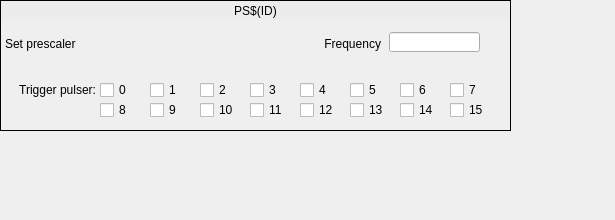
<?xml version="1.0" encoding="UTF-8"?>
<ui version="4.0">
 <class>Form</class>
 <widget class="QWidget" name="Form">
  <property name="geometry">
   <rect>
    <x>0</x>
    <y>0</y>
    <width>615</width>
    <height>220</height>
   </rect>
  </property>
  <property name="windowTitle">
   <string>Prescaler</string>
  </property>
  <widget class="caFrame" name="caframe">
   <property name="geometry">
    <rect>
     <x>0</x>
     <y>0</y>
     <width>511</width>
     <height>131</height>
    </rect>
   </property>
   <property name="frameShape">
    <enum>QFrame::Box</enum>
   </property>
   <widget class="QLabel" name="label_2">
    <property name="geometry">
     <rect>
      <x>300</x>
      <y>35</y>
      <width>81</width>
      <height>17</height>
     </rect>
    </property>
    <property name="text">
     <string>Frequency</string>
    </property>
    <property name="alignment">
     <set>Qt::AlignRight|Qt::AlignTrailing|Qt::AlignVCenter</set>
    </property>
   </widget>
   <widget class="QLabel" name="label">
    <property name="geometry">
     <rect>
      <x>5</x>
      <y>35</y>
      <width>91</width>
      <height>17</height>
     </rect>
    </property>
    <property name="text">
     <string>Set prescaler</string>
    </property>
   </widget>
   <widget class="caLabel" name="calabel">
    <property name="geometry">
     <rect>
      <x>1</x>
      <y>1</y>
      <width>509</width>
      <height>19</height>
     </rect>
    </property>
    <property name="styleSheet">
     <string notr="true">background-color: rgb(236, 236, 236, 255);</string>
    </property>
    <property name="text">
     <string>PS$(ID)</string>
    </property>
    <property name="alignment">
     <set>Qt::AlignCenter</set>
    </property>
   </widget>
   <widget class="caLineEdit" name="calineedit">
    <property name="geometry">
     <rect>
      <x>389</x>
      <y>32</y>
      <width>91</width>
      <height>20</height>
     </rect>
    </property>
    <property name="channel" stdset="0">
     <string notr="true">$(EVR):PS$(ID)-Rate-I</string>
    </property>
    <property name="unitsEnabled">
     <bool>true</bool>
    </property>
   </widget>
   <widget class="caSpinbox" name="caspinbox_2">
    <property name="geometry">
     <rect>
      <x>100</x>
      <y>28</y>
      <width>111</width>
      <height>31</height>
     </rect>
    </property>
    <property name="toolTip">
     <string>How long does a pulse state stay active</string>
    </property>
    <property name="channel" stdset="0">
     <string notr="true">$(EVR):PS$(ID)-Div-SP</string>
    </property>
    <property name="background">
     <color>
      <red>212</red>
      <green>219</green>
      <blue>157</blue>
     </color>
    </property>
    <property name="fixedFormat">
     <bool>false</bool>
    </property>
   </widget>
   <widget class="QLabel" name="label_5">
    <property name="geometry">
     <rect>
      <x>5</x>
      <y>80</y>
      <width>91</width>
      <height>20</height>
     </rect>
    </property>
    <property name="text">
     <string>Trigger pulser:</string>
    </property>
    <property name="alignment">
     <set>Qt::AlignRight|Qt::AlignTrailing|Qt::AlignVCenter</set>
    </property>
   </widget>
   <widget class="caToggleButton" name="catogglebutton_2">
    <property name="geometry">
     <rect>
      <x>100</x>
      <y>80</y>
      <width>51</width>
      <height>20</height>
     </rect>
    </property>
    <property name="text">
     <string>0</string>
    </property>
    <property name="channel" stdset="0">
     <string notr="true">$(EVR):PS$(ID)-PulserMap-SP.B0</string>
    </property>
   </widget>
   <widget class="caToggleButton" name="catogglebutton_3">
    <property name="geometry">
     <rect>
      <x>150</x>
      <y>80</y>
      <width>51</width>
      <height>20</height>
     </rect>
    </property>
    <property name="text">
     <string>1</string>
    </property>
    <property name="channel" stdset="0">
     <string notr="true">$(EVR):PS$(ID)-PulserMap-SP.B1</string>
    </property>
   </widget>
   <widget class="caToggleButton" name="catogglebutton_4">
    <property name="geometry">
     <rect>
      <x>200</x>
      <y>80</y>
      <width>51</width>
      <height>20</height>
     </rect>
    </property>
    <property name="text">
     <string>2</string>
    </property>
    <property name="channel" stdset="0">
     <string notr="true">$(EVR):PS$(ID)-PulserMap-SP.B2</string>
    </property>
   </widget>
   <widget class="caToggleButton" name="catogglebutton_5">
    <property name="geometry">
     <rect>
      <x>250</x>
      <y>80</y>
      <width>51</width>
      <height>20</height>
     </rect>
    </property>
    <property name="text">
     <string>3</string>
    </property>
    <property name="channel" stdset="0">
     <string notr="true">$(EVR):PS$(ID)-PulserMap-SP.B3</string>
    </property>
   </widget>
   <widget class="caToggleButton" name="catogglebutton_6">
    <property name="geometry">
     <rect>
      <x>300</x>
      <y>80</y>
      <width>51</width>
      <height>20</height>
     </rect>
    </property>
    <property name="text">
     <string>4</string>
    </property>
    <property name="channel" stdset="0">
     <string notr="true">$(EVR):PS$(ID)-PulserMap-SP.B4</string>
    </property>
   </widget>
   <widget class="caToggleButton" name="catogglebutton_7">
    <property name="geometry">
     <rect>
      <x>350</x>
      <y>80</y>
      <width>51</width>
      <height>20</height>
     </rect>
    </property>
    <property name="text">
     <string>5</string>
    </property>
    <property name="channel" stdset="0">
     <string notr="true">$(EVR):PS$(ID)-PulserMap-SP.B5</string>
    </property>
   </widget>
   <widget class="caToggleButton" name="catogglebutton_8">
    <property name="geometry">
     <rect>
      <x>400</x>
      <y>80</y>
      <width>51</width>
      <height>20</height>
     </rect>
    </property>
    <property name="text">
     <string>6</string>
    </property>
    <property name="channel" stdset="0">
     <string notr="true">$(EVR):PS$(ID)-PulserMap-SP.B6</string>
    </property>
   </widget>
   <widget class="caToggleButton" name="catogglebutton_9">
    <property name="geometry">
     <rect>
      <x>450</x>
      <y>80</y>
      <width>51</width>
      <height>20</height>
     </rect>
    </property>
    <property name="text">
     <string>7</string>
    </property>
    <property name="channel" stdset="0">
     <string notr="true">$(EVR):PS$(ID)-PulserMap-SP.B7</string>
    </property>
   </widget>
   <widget class="caToggleButton" name="catogglebutton_10">
    <property name="geometry">
     <rect>
      <x>100</x>
      <y>100</y>
      <width>51</width>
      <height>20</height>
     </rect>
    </property>
    <property name="text">
     <string>8</string>
    </property>
    <property name="channel" stdset="0">
     <string notr="true">$(EVR):PS$(ID)-PulserMap-SP.B8</string>
    </property>
   </widget>
   <widget class="caToggleButton" name="catogglebutton_11">
    <property name="geometry">
     <rect>
      <x>150</x>
      <y>100</y>
      <width>51</width>
      <height>20</height>
     </rect>
    </property>
    <property name="text">
     <string>9</string>
    </property>
    <property name="channel" stdset="0">
     <string notr="true">$(EVR):PS$(ID)-PulserMap-SP.B9</string>
    </property>
   </widget>
   <widget class="caToggleButton" name="catogglebutton_12">
    <property name="geometry">
     <rect>
      <x>200</x>
      <y>100</y>
      <width>51</width>
      <height>20</height>
     </rect>
    </property>
    <property name="text">
     <string>10</string>
    </property>
    <property name="channel" stdset="0">
     <string notr="true">$(EVR):PS$(ID)-PulserMap-SP.BA</string>
    </property>
   </widget>
   <widget class="caToggleButton" name="catogglebutton_13">
    <property name="geometry">
     <rect>
      <x>250</x>
      <y>100</y>
      <width>51</width>
      <height>20</height>
     </rect>
    </property>
    <property name="text">
     <string>11</string>
    </property>
    <property name="channel" stdset="0">
     <string notr="true">$(EVR):PS$(ID)-PulserMap-SP.BB</string>
    </property>
   </widget>
   <widget class="caToggleButton" name="catogglebutton_14">
    <property name="geometry">
     <rect>
      <x>300</x>
      <y>100</y>
      <width>51</width>
      <height>20</height>
     </rect>
    </property>
    <property name="text">
     <string>12</string>
    </property>
    <property name="channel" stdset="0">
     <string notr="true">$(EVR):PS$(ID)-PulserMap-SP.BC</string>
    </property>
   </widget>
   <widget class="caToggleButton" name="catogglebutton_15">
    <property name="geometry">
     <rect>
      <x>350</x>
      <y>100</y>
      <width>51</width>
      <height>20</height>
     </rect>
    </property>
    <property name="text">
     <string>13</string>
    </property>
    <property name="channel" stdset="0">
     <string notr="true">$(EVR):PS$(ID)-PulserMap-SP.BD</string>
    </property>
   </widget>
   <widget class="caToggleButton" name="catogglebutton_16">
    <property name="geometry">
     <rect>
      <x>400</x>
      <y>100</y>
      <width>51</width>
      <height>20</height>
     </rect>
    </property>
    <property name="text">
     <string>14</string>
    </property>
    <property name="channel" stdset="0">
     <string notr="true">$(EVR):PS$(ID)-PulserMap-SP.BE</string>
    </property>
   </widget>
   <widget class="caToggleButton" name="catogglebutton_17">
    <property name="geometry">
     <rect>
      <x>450</x>
      <y>100</y>
      <width>51</width>
      <height>20</height>
     </rect>
    </property>
    <property name="text">
     <string>15</string>
    </property>
    <property name="channel" stdset="0">
     <string notr="true">$(EVR):PS$(ID)-PulserMap-SP.BF</string>
    </property>
   </widget>
  </widget>
 </widget>
 <customwidgets>
  <customwidget>
   <class>caToggleButton</class>
   <extends>QCheckBox</extends>
   <header>caToggleButton</header>
  </customwidget>
  <customwidget>
   <class>caSpinbox</class>
   <extends>QFrame</extends>
   <header>caSpinbox</header>
  </customwidget>
  <customwidget>
   <class>caFrame</class>
   <extends>QFrame</extends>
   <header>caFrame</header>
   <container>1</container>
  </customwidget>
  <customwidget>
   <class>caLabel</class>
   <extends>QLabel</extends>
   <header>caLabel</header>
  </customwidget>
  <customwidget>
   <class>caLineEdit</class>
   <extends>QLineEdit</extends>
   <header>caLineEdit</header>
  </customwidget>
 </customwidgets>
 <resources/>
 <connections/>
</ui>
